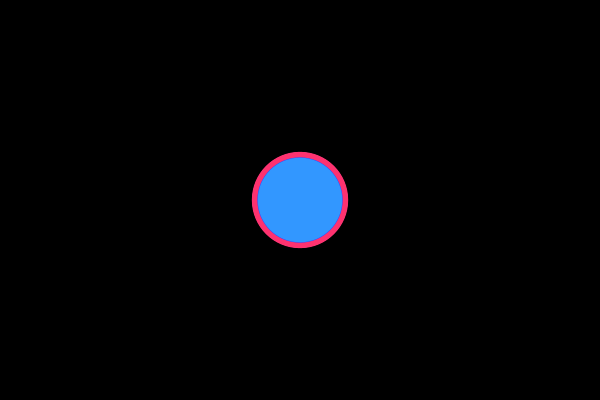
Frame 1 (no input)
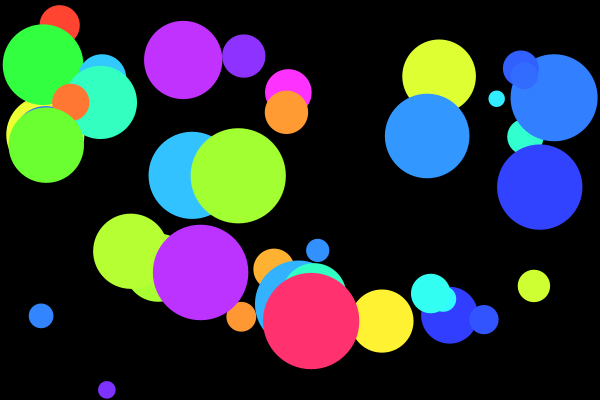
Frame 60 (the mouse pressed at the canvas centre just before this capture)
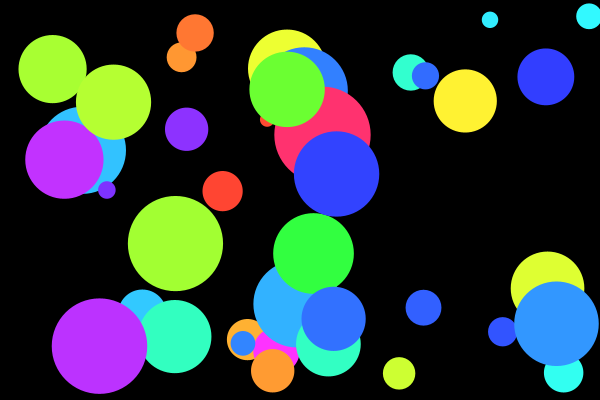
Frame 120 (the mouse held since frame 60 and released just before this capture)

The Processing sketch that drew these frames (run headless with seeded random() and noise(); from frame 60 on, the mouse is pressed at the canvas centre):

// Processing sketch: motion_20_class_bounce
// ── motion_20_class_bounce.pde
Circle[] circle = new Circle[40];
float randomR, randomX, randomY;

void setup() {
  size(600, 400);
  noStroke();
  ellipseMode(CENTER);
  colorMode(HSB, 360, 100, 100);
  smooth();
  for (int i = 0; i < circle.length; i++) {
    randomR = random(10, 100);
    randomX = random(-5, 5);
    randomY = random(-5, 5);
    circle[i] = new Circle(width/2, height/2, randomR, color(random(360), 80, 100), randomX, randomY);
  }
}

void draw() {
  background(0);
  for (int i = 0; i < circle.length; i ++ ) {
    circle[i].drawCircle();
    circle[i].moveCircle();
  }
}

class Circle {
  float x;
  float y;
  float r;
  color c;
  float xSpeed, ySpeed;

  Circle(float _x, float _y, float _r, color _c, float _xSpeed, float _ySpeed) {
    x = _x;
    y = _y;
    r = _r;
    c = _c;
    xSpeed = _xSpeed;
    ySpeed = _ySpeed;
  }

  void moveCircle() {
    x = x + xSpeed;
    y = y + ySpeed;

    if (x > width-r/2 || x < r/2) {
      xSpeed = xSpeed * -1;
    }

    if (y > height-r/2 || y < r/2) {
      ySpeed = ySpeed * -1;
    }
  }

  void drawCircle() {
    fill(c);
    ellipse(x, y, r, r);
  }
}
